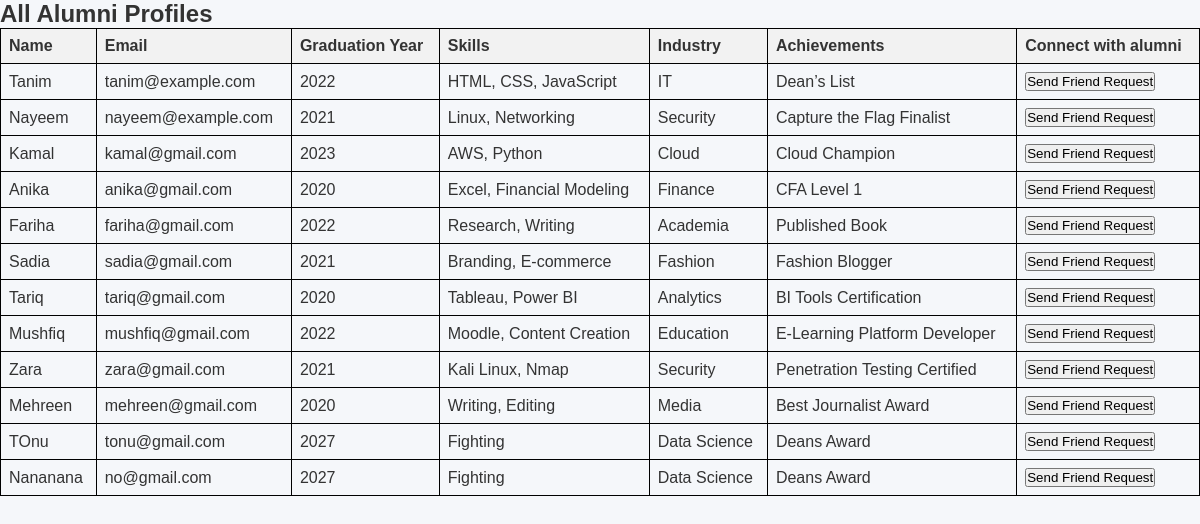
The page /mentorship/mentorship.php on the database its author committed.
### tables this page shows
CREATE TABLE `user` (
  `user_id` int(11) NOT NULL,
  `name` varchar(255) NOT NULL,
  `email` varchar(255) NOT NULL,
  `password` varchar(255) NOT NULL,
  `interests` text DEFAULT NULL,
  `user_type` varchar(50) DEFAULT NULL,
  `achievements` text DEFAULT NULL,
  `graduation_year` int(11) DEFAULT NULL,
  `skills` text DEFAULT NULL,
  `industry` varchar(100) DEFAULT NULL
);

### mentorship/mentorship.php (the view, shortened to what this page needs)
<?php
require_once '../connection.php';
$query = "SELECT * FROM user WHERE user_type = 'alumni'";
$result = $conn->query($query);
if ($result->num_rows > 0) {
    $alumniList = [];
    while ($row = $result->fetch_assoc()) {
        $alumniList[] = [
            'user_id' => $row['user_id'],
            'name' => htmlspecialchars($row['name']),
            'email' => htmlspecialchars($row['email']),
            'graduation_year' => htmlspecialchars($row['graduation_year']),
            'skills' => htmlspecialchars($row['skills']),
            'industry' => htmlspecialchars($row['industry']),
            'achievements' => htmlspecialchars($row['achievements']),
        ];
    }
} else {
    echo "No alumni found.";
    exit;
}
?>
<!DOCTYPE html>
<html lang="en">
<head>
    <link rel="stylesheet" href="mentorship.css">
</head>
<body>
    <div class="dashboard-container">
        <h2>All Alumni Profiles</h2>
        <table>
            <thead>
                <tr>
                    <th>Name</th>
                    <th>Email</th>
                    <th>Graduation Year</th>
                    <th>Skills</th>
                    <th>Industry</th>
                    <th>Achievements</th>
                    <th>Connect with alumni</th>
                </tr>
            </thead>
            <tbody>
                <?php foreach ($alumniList as $alumni): ?>
                    <tr>
                        <td><?= $alumni['name'] ?></td>
                        <td><?= $alumni['email'] ?></td>
                        <td><?= $alumni['graduation_year'] ?></td>
                        <td><?= $alumni['skills'] ?></td>
                        <td><?= $alumni['industry'] ?></td>
                        <td><?= $alumni['achievements'] ?></td>
                        <td>
                            <form method="post" action="send_request.php">
                                <button type="submit">Send Friend Request</button>
                            </form>
                        </td>
                    </tr>
                <?php endforeach; ?>
            </tbody>
        </table>
    </div>
</body>
</html>

### mentorship/mentorship.css (style rules this page uses)
* { margin: 0; padding: 0; box-sizing: border-box; font-family: Arial, sans-serif; }
body { background: #f5f7fa; color: #333; }

### mentorship/mentorship.php (style rules this page uses)
table { width: 100%; border-collapse: collapse; }
table, th, td { border: 1px solid black; }
th, td { padding: 8px; text-align: left; }
th { background-color: #f2f2f2; }

### rows shown on the page
user: name "Tanim", email "tanim@example.com", graduation_year "2022", skills "HTML, CSS, JavaScript", industry "IT", achievements "Dean’s List"
user: name "Nayeem", email "nayeem@example.com", graduation_year "2021", skills "Linux, Networking", industry "Security", achievements "Capture the Flag Finalist"
user: name "Kamal", email "kamal@gmail.com", graduation_year "2023", skills "AWS, Python", industry "Cloud", achievements "Cloud Champion"
user: name "Anika", email "anika@gmail.com", graduation_year "2020", skills "Excel, Financial Modeling", industry "Finance", achievements "CFA Level 1"
user: name "Fariha", email "fariha@gmail.com", graduation_year "2022", skills "Research, Writing", industry "Academia", achievements "Published Book"
user: name "Sadia", email "sadia@gmail.com", graduation_year "2021", skills "Branding, E-commerce", industry "Fashion", achievements "Fashion Blogger"
user: name "Tariq", email "tariq@gmail.com", graduation_year "2020", skills "Tableau, Power BI", industry "Analytics", achievements "BI Tools Certification"
user: name "Mushfiq", email "mushfiq@gmail.com", graduation_year "2022", skills "Moodle, Content Creation", industry "Education", achievements "E-Learning Platform Developer"
user: name "Zara", email "zara@gmail.com", graduation_year "2021", skills "Kali Linux, Nmap", industry "Security", achievements "Penetration Testing Certified"
user: name "Mehreen", email "mehreen@gmail.com", graduation_year "2020", skills "Writing, Editing", industry "Media", achievements "Best Journalist Award"
user: name "TOnu", email "tonu@gmail.com", graduation_year "2027", skills "Fighting", industry "Data Science", achievements "Deans Award"
user: name "Nananana", email "no@gmail.com", graduation_year "2027", skills "Fighting", industry "Data Science", achievements "Deans Award"
